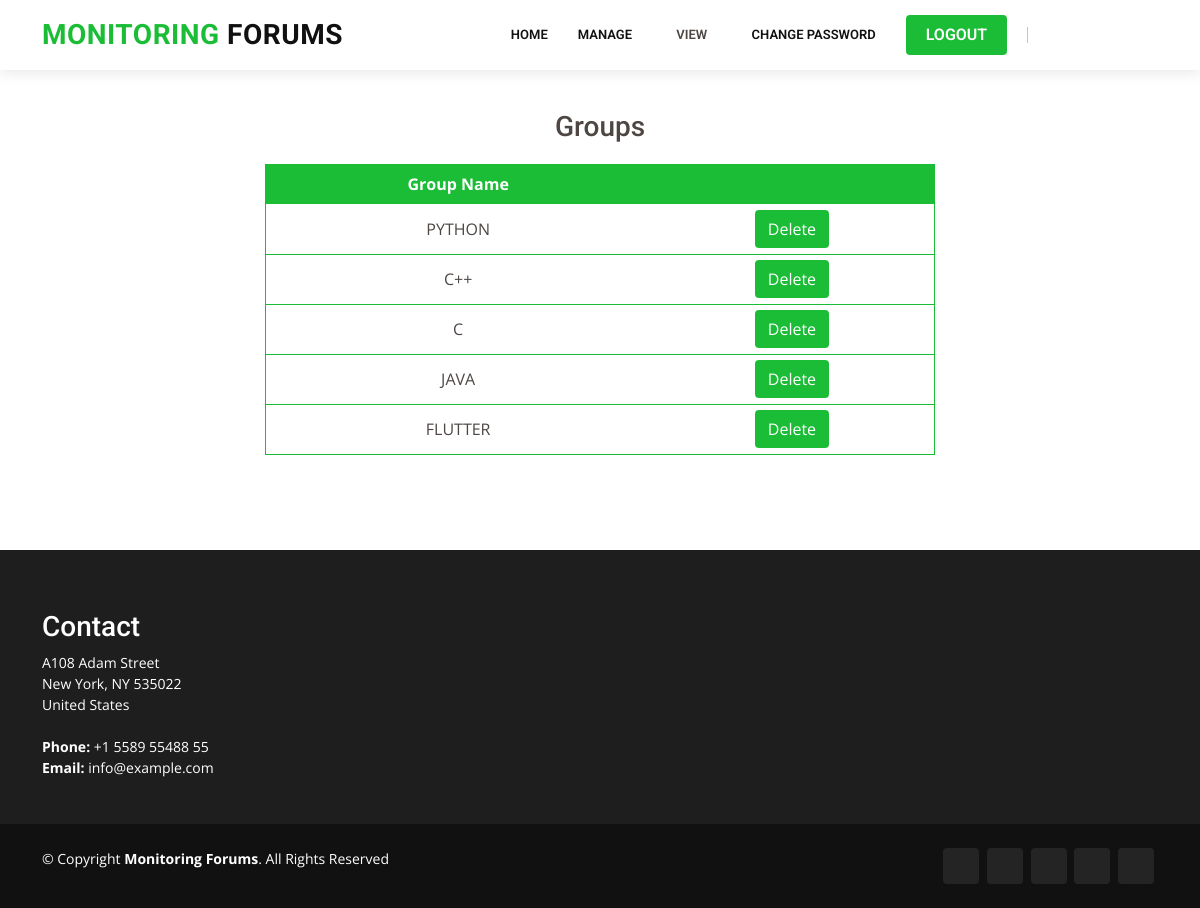
The page /viewgroups/ (signed in) on the database its author committed.
### SiteAdmin/models.py (models this page shows)
class addgroup(models.Model):
    groups=models.CharField(max_length=20)

### SiteAdmin/views.py (the view)
# urls.py: url(r'^viewgroups/',siteadmin_view.viewgroups,name='viewgroups'),
@never_cache
def viewgroups(request):
    if 'id' not in request.session:
        return redirect('index')
    ob=addgroup.objects.all()
    return render(request,"admin/viewgroups.html",{'data':ob})

### Templates/admin/viewgroups.html
{% extends 'admin/base.html' %}
{% block content %}
<section style="margin-top:50px;min-height: 500px;">
    <div class="container">
        <div class="text-center"><h3>Groups</h3></div>
        <div class="row" style="margin:0 auto;width:60%;margin-top:20px;">
            {% if data %}
                <table style="border:1px solid #1bbd36">
                    <thead style="color: white;background: #1bbd36;text-align: center;height: 40px;">
                        <tr>
                            <th>Group Name</th>
                            <th></th>
                        </tr>
                    </thead>
                    <tbody style="text-align: center;">
                        {% for v in data %}
                        <tr style="border-bottom:1px solid #1bbd36;height:50px">
                            <td>{{v.groups}}</td>
                            <td>
                                <a href="{% url 'deletegroup' v.id %}" class="btn" style="background: #1bbd36;color: white;">Delete</a>
                            </td>
                        </tr>
                        {% endfor %}
                    </tbody>
                </table>
            {% else %}
                <div class="text-center">List is empty</div>
            {% endif %}
        </div>
    </div>
</section>
{% endblock %}

### static/Company/assets/css/style.css (style rules this page uses)
body { font-family: "Open Sans", sans-serif; color: #4d4643; }
a { color: #1bbd36; text-decoration: none; }
h1, h2, h3, h4, h5, h6 { font-family: "Roboto", sans-serif; }
section { padding: 60px 0; overflow: hidden; }

### rows shown on the page
addgroup: groups "PYTHON"
addgroup: groups "C++"
addgroup: groups "C"
addgroup: groups "JAVA"
addgroup: groups "FLUTTER"
